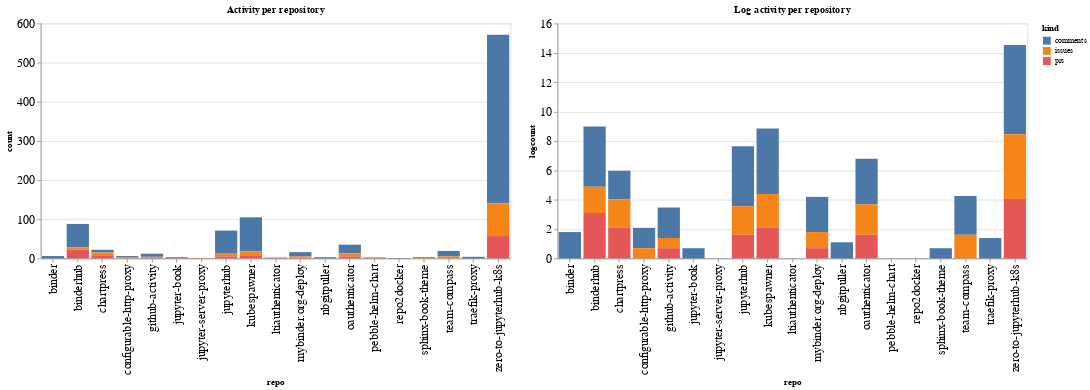

Notebook code cell kept with this figure:
### Code cell
ch1 = alt.Chart(repo_summaries, width=600, title="Activity per repository").mark_bar().encode(
    x='repo',
    y='count',
    color='kind',
    tooltip="kind"
)

ch2 = alt.Chart(repo_summaries, width=600, title="Log activity per repository").mark_bar().encode(
    x='repo',
    y='logcount',
    color='kind',
    tooltip="kind"
)

ch1 | ch2

### Figure 1 — Vega-Lite specification as saved in the notebook (floating-point values rounded to 4 significant figures)
{"config": {"axisLeft": {"labelFontSize": 15}, "axisBottom": {"labelFontSize": 15}}, "hconcat": [{"mark": "bar", "encoding": {"color": {"type": "nominal", "field": "kind"}, "tooltip": {"type": "nominal", "field": "kind"}, "x": {"type": "nominal", "field": "repo"}, "y": {"type": "quantitative", "field": "count"}}, "title": "Activity per repository", "width": 600}, {"mark": "bar", "encoding": {"color": {"type": "nominal", "field": "kind"}, "tooltip": {"type": "nominal", "field": "kind"}, "x": {"type": "nominal", "field": "repo"}, "y": {"type": "quantitative", "field": "logcount"}}, "title": "Log activity per repository", "width": 600}], "data": {"name": "data-520c2376c9002927b1b0a1b01427dd11"}, "$schema": "https://vega.github.io/schema/vega-lite/v4.8.1.json", "datasets": {"data-520c2376c9002927b1b0a1b01427dd11": [{"repo": "binder", "kind": "comments", "count": 6, "logcount": 1.792}, {"repo": "binderhub", "kind": "comments", "count": 60, "logcount": 4.094}, {"repo": "binderhub", "kind": "issues", "count": 6, "logcount": 1.792}, {"repo": "binderhub", "kind": "prs", "count": 22, "logcount": 3.091}, {"repo": "chartpress", "kind": "comments", "count": 7, "logcount": 1.946}, {"repo": "chartpress", "kind": "issues", "count": 7, "logcount": 1.946}, {"repo": "chartpress", "kind": "prs", "count": 8, "logcount": 2.079}, {"repo": "configurable-http-proxy", "kind": "comments", "count": 4, "logcount": 1.386}, {"repo": "configurable-http-proxy", "kind": "issues", "count": 2, "logcount": 0.6931}, {"repo": "github-activity", "kind": "comments", "count": 8, "logcount": 2.079}, {"repo": "github-activity", "kind": "issues", "count": 2, "logcount": 0.6931}, {"repo": "github-activity", "kind": "prs", "count": 2, "logcount": 0.6931}, {"repo": "jupyter-book", "kind": "comments", "count": 2, "logcount": 0.6931}, {"repo": "jupyter-book", "kind": "prs", "count": 1, "logcount": 0.0}, {"repo": "jupyter-server-proxy", "kind": "prs", "count": 1, "logcount": 0.0}, {"repo": "jupyterhub", "kind": "comments", "count": 59, "logcount": 4.078}, {"repo": "jupyterhub", "kind": "issues", "count": 7, "logcount": 1.946}, {"repo": "jupyterhub", "kind": "prs", "count": 5, "logcount": 1.609}, {"repo": "kubespawner", "kind": "comments", "count": 87, "logcount": 4.466}, {"repo": "kubespawner", "kind": "issues", "count": 10, "logcount": 2.303}, {"repo": "kubespawner", "kind": "prs", "count": 8, "logcount": 2.079}, {"repo": "ltiauthenticator", "kind": "comments", "count": 1, "logcount": 0.0}, {"repo": "ltiauthenticator", "kind": "prs", "count": 1, "logcount": 0.0}, {"repo": "mybinder.org-deploy", "kind": "comments", "count": 11, "logcount": 2.398}, {"repo": "mybinder.org-deploy", "kind": "issues", "count": 3, "logcount": 1.099}, {"repo": "mybinder.org-deploy", "kind": "prs", "count": 2, "logcount": 0.6931}, {"repo": "nbgitpuller", "kind": "comments", "count": 3, "logcount": 1.099}, {"repo": "oauthenticator", "kind": "comments", "count": 22, "logcount": 3.091}, {"repo": "oauthenticator", "kind": "issues", "count": 8, "logcount": 2.079}, {"repo": "oauthenticator", "kind": "prs", "count": 5, "logcount": 1.609}, {"repo": "pebble-helm-chart", "kind": "comments", "count": 1, "logcount": 0.0}, {"repo": "pebble-helm-chart", "kind": "issues", "count": 1, "logcount": 0.0}, {"repo": "pebble-helm-chart", "kind": "prs", "count": 1, "logcount": 0.0}, {"repo": "repo2docker", "kind": "comments", "count": 1, "logcount": 0.0}, {"repo": "sphinx-book-theme", "kind": "comments", "count": 2, "logcount": 0.6931}, {"repo": "sphinx-book-theme", "kind": "issues", "count": 1, "logcount": 0.0}, {"repo": "team-compass", "kind": "comments", "count": 14, "logcount": 2.639}, {"repo": "team-compass", "kind": "issues", "count": 5, "logcount": 1.609}, {"repo": "traefik-proxy", "kind": "comments", "count": 4, "logcount": 1.386}, {"repo": "zero-to-jupyterhub-k8s", "kind": "comments", "count": 431, "logcount": 6.066}, {"repo": "zero-to-jupyterhub-k8s", "kind": "issues", "count": 83, "logcount": 4.419}, {"repo": "zero-to-jupyterhub-k8s", "kind": "prs", "count": 57, "logcount": 4.043}]}}
